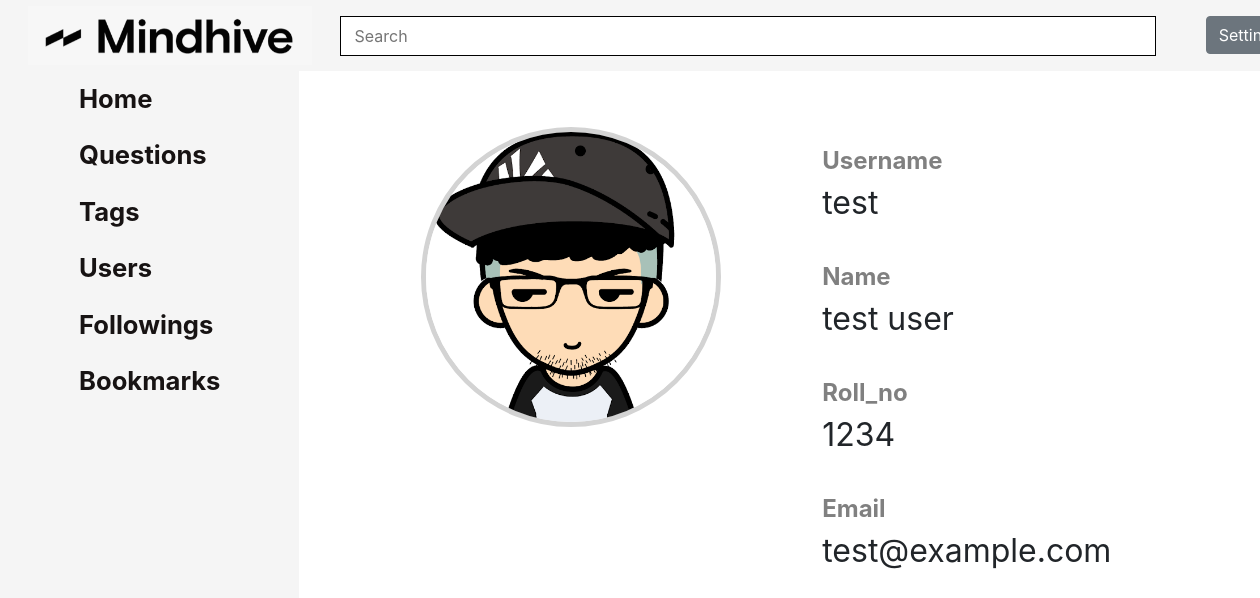
The page /users/2 on the database as committed earlier.
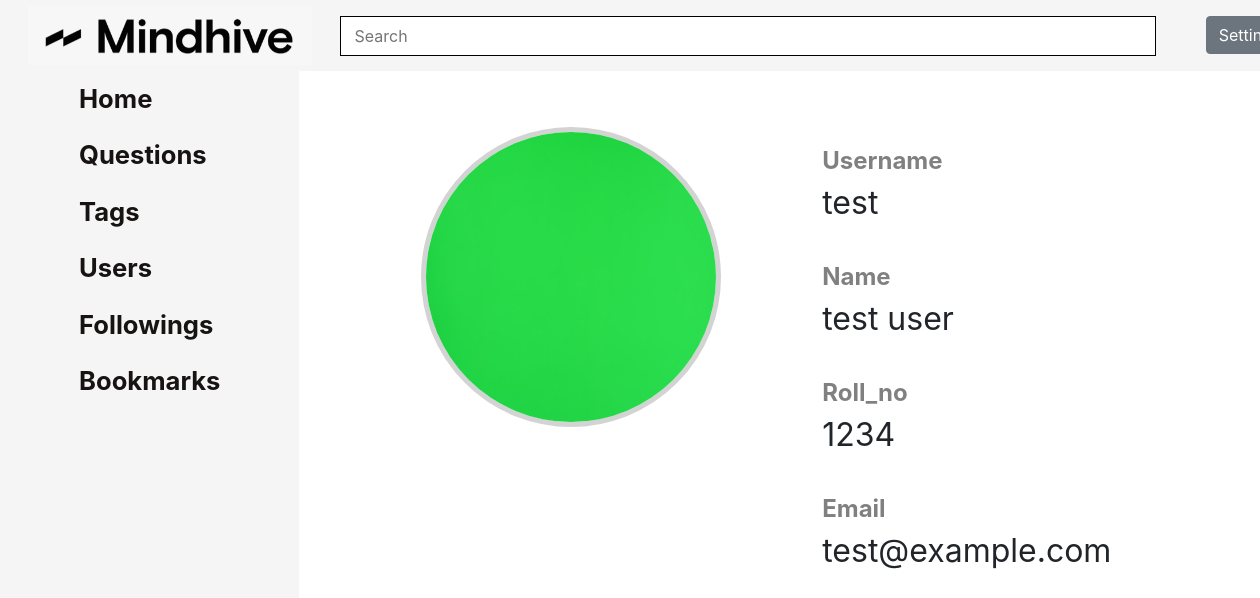
The same page on the database as committed later.
### users/models.py (models this page shows, shortened)
class User(AbstractUser):
    username = models.CharField(max_length=20,blank=False)
    email = models.EmailField(
        verbose_name='email address',
        max_length=255,
        unique=True,
        blank=False,
    )
    name = models.CharField(max_length=20, blank=True, null=True)
    roll_no=models.CharField(max_length=8, blank=True, null=True)
    profile_image = models.ImageField(upload_to='profile_image', default='default.jpg')
    blocked = models.BooleanField(default=False)
    followingQuestions = models.ManyToManyField(to='questions.Question', related_name='user_fq', blank=True)
    bookmarkQuestions = models.ManyToManyField(to='questions.Question', related_name='user_bq', blank=True)
    favouriteTags = models.ManyToManyField(to='tags.Tag', blank=True)
    notifications = models.ManyToManyField(to='notifications.Notification', blank=True)
    objects = UserInfoManager()
    USERNAME_FIELD = 'email'
    REQUIRED_FIELDS = ['username' ]

### users/views.py (the view)
# urls.py: path('<int:pk>', views.profile, name='view_user'),
def profile(request,pk):
    usr = User.objects.get(pk=pk)
    return render(request, 'homepage.html', {'usr': usr, 'viewer': request.user})

### templates/homepage.html (shortened to what this page needs)
<!DOCTYPE html>
<html lang="en">
{% load static %}
<head>
    <link rel="stylesheet" href="{% static '/css/style.css' %}">
    <link rel="stylesheet" href="https://cdn.jsdelivr.net/npm/bootstrap@4.0.0/dist/css/bootstrap.min.css">
</head>
{%block content%}
<body>
    <nav id="navbar">
        <a href="#" id="logo">
            <img src="../media/icon.jpg" alt="Hello" class="logo-img">
        </a>
        <form class="inline-block">
            <input class="form-input" type="search" placeholder="Search" aria-placeholder="Search" length=50px>
        </form>
        <ul>
            <div class="dropdown">
                <button class="btn btn-secondary dropdown-toggle" type="button" id="dropdownMenuButton" data-toggle="dropdown" aria-haspopup="true" aria-expanded="false">
                  Settings
                </button>
            </div>
        </ul>
    </nav>
    <div id="container">
        <div id="left">
            <a href="#" class="sect">
                <div class="comp">Home</div>
            </a>
            <a href="#" class="sect">
                <div class="comp">Questions</div>
            </a>
            <a href="#" class="sect">
                <div class="comp">Tags</div>
            </a>
            <a href="#" class="sect">
                <div class="comp">Users</div>
            </a>
            <a href="#" class="sect">
                <div class="comp">Followings</div>
            </a>
            <a href="#" class="sect">
                <div class="comp">Bookmarks</div>
            </a>
        </div>
        <div class="profile">
            <div id="photo">
                <div id="center-photo">
                    <img src="{{usr.profile_image.url}}" />
                </div>
            </div>
            <div id="data">
                <form class="data-input" action="">
                    <p class="text-name">Username</p>
                    {{usr.username}}
                </form>
                <form class="data-input" action="">
                    <p class="text-name">Name</p>
                    {{usr.name}}
                </form>
                <form class="data-input" action="">
                    <p class="text-name">Roll_no</p>
                    {{usr.roll_no}}
                </form>
                <form class="data-input" action="">
                    <p class="text-name">Email</p>
                    {{usr.email}}
                </form>
                </div>
            </div>
        </div>
</body>
{%endblock%}
</html>

Rows that differ between the two databases and show on the page:
changed User "test": profile_image: picture added in place of a placeholder
